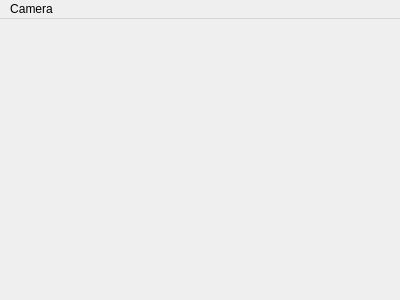
<?xml version="1.0" encoding="UTF-8"?>
<ui version="4.0">
 <class>PiCam</class>
 <widget class="QMainWindow" name="PiCam">
  <property name="enabled">
   <bool>true</bool>
  </property>
  <property name="geometry">
   <rect>
    <x>0</x>
    <y>0</y>
    <width>400</width>
    <height>300</height>
   </rect>
  </property>
  <property name="windowTitle">
   <string>PiCam</string>
  </property>
  <widget class="CameraWidget" name="cameraWidget"/>
  <widget class="QMenuBar" name="menuBar">
   <property name="geometry">
    <rect>
     <x>0</x>
     <y>0</y>
     <width>400</width>
     <height>22</height>
    </rect>
   </property>
   <widget class="QMenu" name="menuFile">
    <property name="title">
     <string>Camera</string>
    </property>
    <addaction name="actionToggle"/>
   </widget>
   <addaction name="menuFile"/>
  </widget>
  <action name="actionToggle">
   <property name="text">
    <string>Start</string>
   </property>
   <property name="toolTip">
    <string>Allows toggle of the camera output.</string>
   </property>
   <property name="shortcut">
    <string>F1</string>
   </property>
  </action>
 </widget>
 <layoutdefault spacing="6" margin="11"/>
 <customwidgets>
  <customwidget>
   <class>CameraWidget</class>
   <extends>QWidget</extends>
   <header>camerawidget.h</header>
   <container>1</container>
  </customwidget>
 </customwidgets>
 <resources/>
 <connections/>
</ui>
